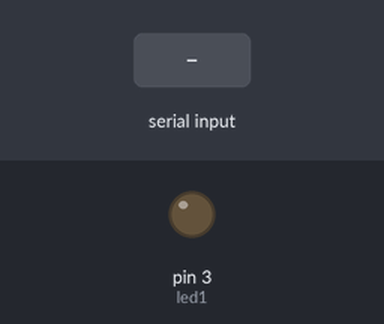
Bench run of a sketch on a simulated Arduino Uno, built with avr-gcc and run on an emulated ATmega328P. Parts: output pins drawn as LEDs (lit = HIGH). Inputs (shaded band) come from the test bench.

Above: at 1.2 s.
1.3 s: "led1" received over the second serial link
At 2.7 s:
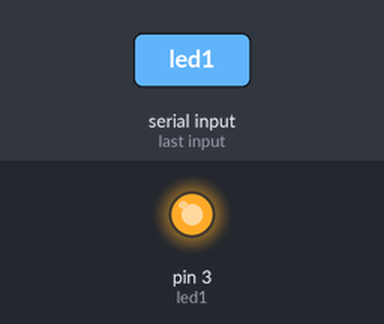
Timing chart, 0 to 4.3 s (numbered marks = the images above; inputs shaded):
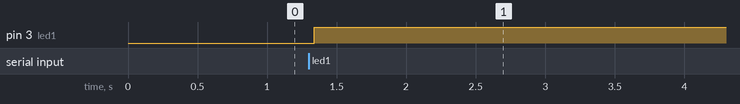

Measured:
- after the input at 1.3 s, pin 3 (led1): LOW → HIGH at once

The sketch:

AppArduinoAndroidBluetooth.ino
```cpp
#include <SoftwareSerial.h>

SoftwareSerial bluetooth(10, 11);

#define led1 3

String comando;

void setup() {
  Serial.begin(9600);
  bluetooth.begin(9600);

  pinMode(led1, OUTPUT);
}

void loop() {
  comando = "";

  if(bluetooth.available()){
    while(bluetooth.available()){
      char caracter = bluetooth.read();

      comando += caracter;
      delay(10);
    }
    //Serial.print("Comando: ");
    //Serial.println(comando);

    if(comando.indexOf("led1") >= 0){
      digitalWrite(led1, !digitalRead(led1));

      bluetooth.println("Vai Ligar/Desligar led1");
    }

    bluetooth.println("{");

    if(digitalRead(led1)) {
      bluetooth.println("l1on");
    }else {
      bluetooth.println("l1of");
    }

    bluetooth.println("}");
  }
}
```
